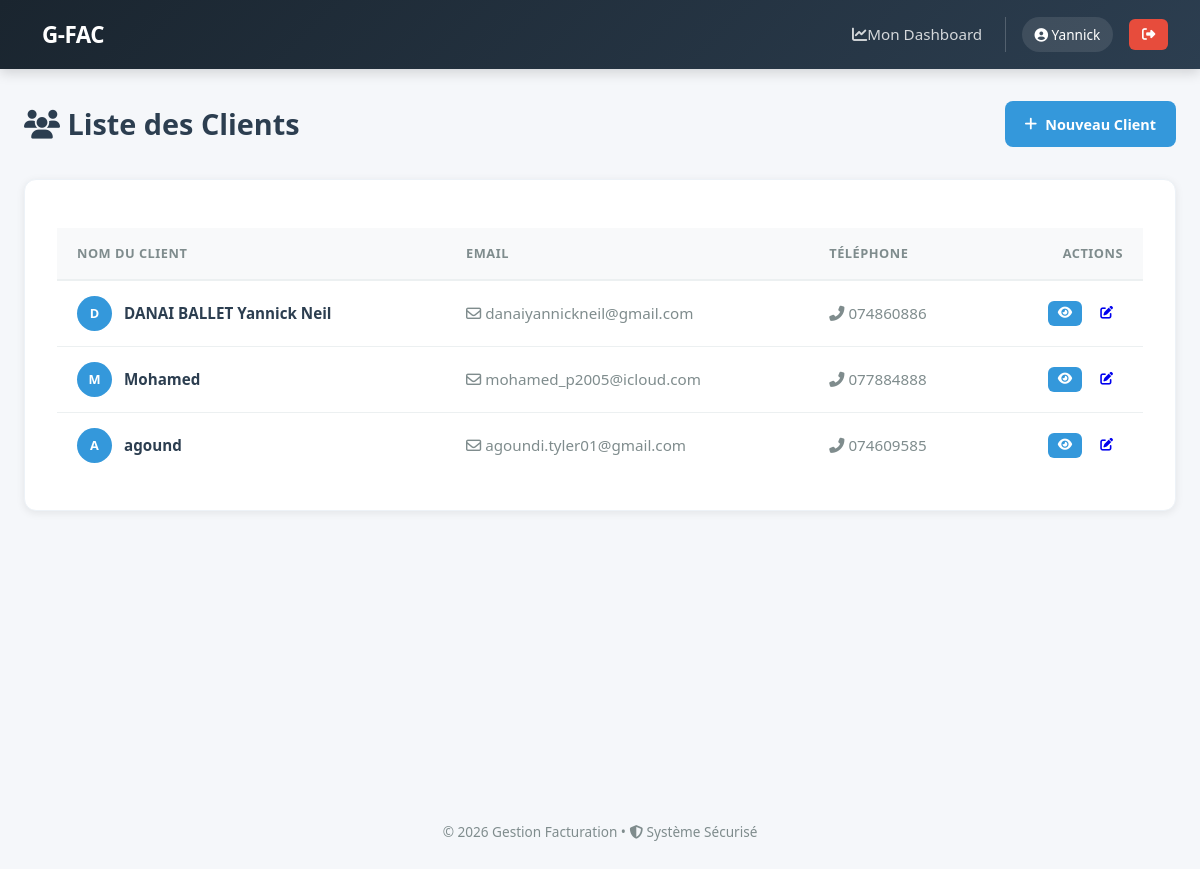
The app's page /clients/ (signed in) with its own data.
### clients/models.py (models this page shows, shortened)
class Client(models.Model):
    nom        = models.CharField(max_length=200)
    email      = models.EmailField(unique=True)
    telephone  = models.CharField(max_length=20, blank=True)
    adresse    = models.TextField(blank=True)
    created_at = models.DateTimeField(auto_now_add=True)
    updated_at = models.DateTimeField(auto_now=True)
    class Meta:
        ordering = ('-created_at',)

### clients/views.py (the view)
# urls.py: path('',              views.client_list,   name='client_list'),
@login_required
def client_list(request):
    clients = Client.objects.all()
    return render(request, 'clients/client_list.html', {'clients': clients})

### templates/clients/client_list.html (shortened to what this page needs)
{% extends 'base.html' %}
{% block content %}
<div class="list-header">
    <h1><i class="fas fa-users"></i> Liste des Clients</h1>
    <a href="{% url 'client_create' %}" class="btn btn-primary">
        <i class="fas fa-plus"></i> Nouveau Client
    </a>
</div>
<div class="table-container card">
    <table>
        <thead>
            <tr>
                <th>Nom du Client</th>
                <th>Email</th>
                <th>Téléphone</th>
                <th style="text-align: right;">Actions</th>
            </tr>
        </thead>
        <tbody>
            {% for client in clients %}
            <tr>
                <td>
                    <div class="client-info">
                        <div class="avatar">
                            {{ client.nom|slice:":1"|upper }}
                        </div>
                        <span style="font-weight: 600;">{{ client.nom }}</span>
                    </div>
                </td>
                <td>
                    <a href="mailto:{{ client.email }}" class="contact-link">
                        <i class="far fa-envelope"></i> {{ client.email }}
                    </a>
                </td>
                <td>
                    {% if client.telephone %}
                        <span class="contact-link"><i class="fas fa-phone-alt"></i> {{ client.telephone }}</span>
                    {% else %}
                        <span style="color: #bdc3c7; font-style: italic;">Non renseigné</span>
                    {% endif %}
                </td>
                <td>
                    <div class="action-btns">
                        <a href="{% url 'client_detail' client.pk %}" class="btn btn-primary btn-sm" title="Détails">
                            <i class="fas fa-eye"></i>
                        </a>
                        <a href="{% url 'client_edit' client.pk %}" class="btn btn-warning btn-sm" title="Modifier">
                            <i class="fas fa-edit"></i>
                        </a>
                    </div>
                </td>
            </tr>
            {% endfor %}
        </tbody>
    </table>
</div>
{% endblock %}

### templates/base.html (shortened to what this page needs)
<!DOCTYPE html>
<html lang="fr">
<head>
    <link rel="stylesheet" href="https://cdnjs.cloudflare.com/ajax/libs/font-awesome/6.4.0/css/all.min.css">
</head>
<body>
<nav class="navbar">
    <div class="brand">
         G-FAC
    </div>
    <div class="nav-links">
        {% if user.is_authenticated %}
            {% if user.profile.role != 'client' %}
                <a href="{% url 'client_list' %}"><i class="fas fa-users"></i>Clients</a>
                <a href="{% url 'facture_list' %}"><i class="fas fa-file-alt"></i>Factures</a>
                <a href="{% url 'paiement_list' %}"><i class="fas fa-credit-card"></i>Paiements</a>
            {% else %}
                <a href="{% url 'dashboard' %}"><i class="fas fa-chart-line"></i>Mon Dashboard</a>
            {% endif %}
            <div class="user-group">
                <span class="user-badge">
                    <i class="fas fa-user-circle"></i> {{ user.username|capfirst }}
                </span>
                <form method="post" action="{% url 'logout' %}" style="display:inline;">
                    <button type="submit" class="btn-logout" title="Déconnexion">
                        <i class="fas fa-sign-out-alt"></i>
                    </button>
                </form>
            </div>
        {% else %}
            <a href="{% url 'login' %}" class="btn btn-primary">
                <i class="fas fa-sign-in-alt"></i> Connexion
            </a>
        {% endif %}
    </div>
</nav>
<main class="container">
    {% block content %}{% endblock %}
</main>
<footer style="text-align: center; padding: 3rem; color: var(--text-light); font-size: 0.85rem;">
    &copy; 2026 Gestion Facturation &bull; <i class="fas fa-shield-alt"></i> Système Sécurisé
</footer>
</body>
</html>

### templates/base.html (style rules this page uses)
:root { --primary-dark: #1a252f; --primary-light: #2c3e50; --accent: #3498db; --accent-hover: #2980b9; --success: #27ae60; --success-hover: #219150; --danger: #e74c3c; --danger-hover: #c0392b; --warning: #f39c12; --bg-body: #f5f7fa; --text-main: #2c3e50; --text-light: #7f8c8d; --white: #ffffff; }
* { margin: 0; padding: 0; box-sizing: border-box; }
body { font-family: 'Segoe UI', Roboto, Helvetica, Arial, sans-serif; background: var(--bg-body); color: var(--text-main); line-height: 1.6; }
.navbar { background: linear-gradient(135deg, var(--primary-dark) 0%, var(--primary-light) 100%); padding: 0.8rem 2rem; display: flex; justify-content: space-between; align-items: center; box-shadow: 0 4px 12px rgba(0,0,0,0.15); position: sticky; top: 0; z-index: 1000; }
.navbar .brand { font-size: 1.4rem; font-weight: 800; color: white; letter-spacing: -0.5px; display: flex; align-items: center; gap: 10px; }
.navbar .nav-links { display: flex; align-items: center; gap: 0.5rem; }
.navbar a { color: rgba(255,255,255,0.8); text-decoration: none; padding: 0.6rem 0.9rem; border-radius: 8px; transition: all 0.2s ease; font-weight: 500; font-size: 0.95rem; }
.user-group { display: flex; align-items: center; gap: 1rem; padding-left: 1rem; border-left: 1px solid rgba(255,255,255,0.2); }
.user-badge { color: white; background: rgba(255,255,255,0.1); padding: 0.4rem 0.8rem; border-radius: 20px; font-size: 0.85rem; }
.btn-logout { background: var(--danger); color: white; border: none; padding: 0.5rem 0.8rem; border-radius: 6px; cursor: pointer; transition: all 0.3s ease; }
.btn { display: inline-flex; align-items: center; justify-content: center; gap: 8px; padding: 0.7rem 1.25rem; border-radius: 8px; font-weight: 600; font-size: 0.9rem; text-decoration: none; cursor: pointer; transition: all 0.2s ease; border: none; }
.btn-primary { background: var(--accent); color: var(--white); }
table { width: 100%; border-collapse: collapse; margin-top: 1rem; }
th { text-align: left; padding: 12px; color: var(--text-light); font-size: 0.85rem; text-transform: uppercase; border-bottom: 2px solid #edf2f7; }
td { padding: 15px 12px; border-bottom: 1px solid #edf2f7; vertical-align: middle; }
.container { max-width: 1200px; margin: 2rem auto; padding: 0 1.5rem; min-height: 80vh; }
.card { background: var(--white); border-radius: 12px; padding: 2rem; box-shadow: 0 5px 15px rgba(0,0,0,0.05); border: 1px solid #edf2f7; }

### templates/clients/client_list.html (style rules this page uses)
.list-header { display: flex; justify-content: space-between; align-items: center; margin-bottom: 2rem; }
.list-header h1 { color: #2c3e50; font-size: 1.8rem; margin: 0; }
.table-container { background: white; border-radius: 12px; box-shadow: 0 2px 8px rgba(0,0,0,0.08); overflow: hidden; }
table { width: 100%; border-collapse: collapse; }
th { background: #f8f9fa; color: #7f8c8d; font-weight: 600; text-transform: uppercase; font-size: 0.8rem; letter-spacing: 0.5px; padding: 15px 20px; text-align: left; border-bottom: 2px solid #ecf0f1; }
td { padding: 15px 20px; vertical-align: middle; border-bottom: 1px solid #ecf0f1; color: #2c3e50; font-size: 0.95rem; }
tr:last-child td { border-bottom: none; }
.client-info { display: flex; align-items: center; gap: 12px; }
.avatar { width: 35px; height: 35px; background: #3498db; color: white; border-radius: 50%; display: flex; align-items: center; justify-content: center; font-weight: bold; font-size: 0.8rem; }
.contact-link { color: #7f8c8d; text-decoration: none; transition: color 0.2s; }
.action-btns { display: flex; gap: 8px; justify-content: flex-end; }
.btn-sm { padding: 6px 10px; font-size: 0.8rem; border-radius: 6px; }

### records on screen
Client: nom "D", nom "DANAI BALLET Yannick Neil", email "danaiyannickneil@gmail.com", telephone "074860886"
Client: nom "M", nom "Mohamed", email "mohamed_p2005@icloud.com", telephone "077884888"
Client: nom "A", nom "agound", email "agoundi.tyler01@gmail.com", telephone "074609585"

### other values on screen
{{ user.username|capfirst }} "Yannick"
